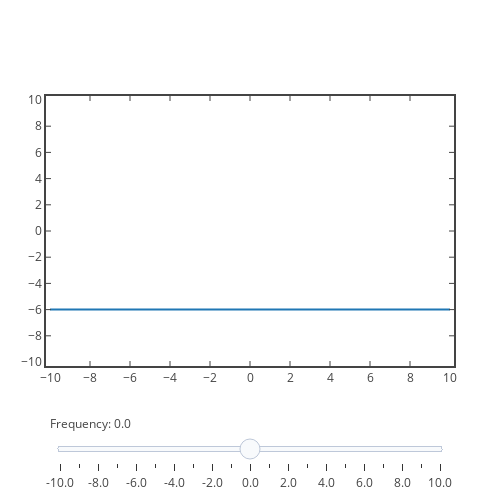

Notebook code for this chart:
### Code cell
# Set freestream velocity
Vinf = 1 # (units: m/s)
plt.rcParams["figure.figsize"] = (10,8)
# Set range
xr = 10
xl = -xr
yu = 10
yl = -yu

# Set x, y  points
npoints = 100
ncpoints = 21
dx = 0.01
x = np.linspace(xl, xr, npoints)
y = np.linspace(yl, yu, npoints)
X, Y = np.meshgrid(x, y)    

Z1 = Vinf * Y
Z2 = Vinf * X


x = np.linspace(xl, xr, npoints)

def uniformFlow(C):
    trace1 = go.Scatter(
        x = np.linspace(xl, xr, npoints),
        y = C*np.power(x,0),
    )
    fig = go.Figure(data=[trace1], layout=layout)
    iplot(fig)


steps = []
for i in range(len(data1)):
    step = dict(
        method = 'restyle',
        label = xl+i*(xr-xl)/(ncpoints-1),
        args = ['visible', [False] * len(data1)],
    )
    step['args'][1][i] = True # Toggle i'th trace to "visible"
    steps.append(step)    

sliders = [dict(
    active = 10,
    currentvalue = {"prefix": "Frequency: "},
    pad = {"t": 50},
    steps = steps
)]
    
layout = dict(sliders=sliders,
             autosize=False,
             width=500,
             height=500,
             margin=go.layout.Margin(
             l=50,
             r=50,
             b=100,
             t=100,
             pad=4
            ),
             xaxis=dict(
                range=[xl, xr],
                dtick = 2,
                ticks = 'inside',
                showgrid=False,
                zeroline=False,
                showline=True,
                mirror='ticks',
                gridcolor='#bdbdbd',
                gridwidth=2,
                #zerolinecolor='#969696',
                zerolinewidth=4,
                #linecolor='#636363',
                linewidth=2
            ),
            yaxis=dict(
                range=[yl, yu],
                dtick = 2,
                ticks = 'inside',
                showgrid=False,
                zeroline=False,
                showline=True,
                mirror='ticks',
                gridcolor='#bdbdbd',
                gridwidth=2,
                #zerolinecolor='#969696',
                zerolinewidth=4,
                #linecolor='#636363',
                linewidth=2
            )
)




interactive_plot = interactive(uniformFlow, C=widgets.FloatSlider(value=2,min=-9,max=9,step=1,description='$C$'));

interactive_plot

### Figure 1 — Plotly figure (JSON) as saved in the notebook; plotly's stock layout.template omitted (floating-point values rounded to 4 significant figures)
{"data": [{"type": "scatter", "uid": "2d45f21b-f8e0-4d1d-a661-49f508505095", "x": [-10, -9.798, -9.596, -9.394, -9.192, -8.99, -8.788, -8.586, -8.384, -8.182, -7.98, -7.778, -7.576, -7.374, -7.172, -6.97, -6.768, -6.566, -6.364, -6.162, -5.96, -5.758, -5.556, -5.354, -5.152, -4.949, -4.747, -4.545, -4.343, -4.141, -3.939, -3.737, -3.535, -3.333, -3.131, -2.929, -2.727, -2.525, -2.323, -2.121, -1.919, -1.717, -1.515, -1.313, -1.111, -0.9091, -0.7071, -0.5051, -0.303, -0.101, 0.101, 0.303, 0.5051, 0.7071, 0.9091, 1.111, 1.313, 1.515, 1.717, 1.919, 2.121, 2.323, 2.525, 2.727, 2.929, 3.131, 3.333, 3.535, 3.737, 3.939, 4.141, 4.343, 4.545, 4.747, 4.949, 5.152, 5.354, 5.556, 5.758, 5.96, 6.162, 6.364, 6.566, 6.768, 6.97, 7.172, 7.374, 7.576, 7.778, 7.98, 8.182, 8.384, 8.586, 8.788, 8.99, 9.192, 9.394, 9.596, 9.798, 10], "y": [-6, -6, -6, -6, -6, -6, -6, -6, -6, -6, -6, -6, -6, -6, -6, -6, -6, -6, -6, -6, -6, -6, -6, -6, -6, -6, -6, -6, -6, -6, -6, -6, -6, -6, -6, -6, -6, -6, -6, -6, -6, -6, -6, -6, -6, -6, -6, -6, -6, -6, -6, -6, -6, -6, -6, -6, -6, -6, -6, -6, -6, -6, -6, -6, -6, -6, -6, -6, -6, -6, -6, -6, -6, -6, -6, -6, -6, -6, -6, -6, -6, -6, -6, -6, -6, -6, -6, -6, -6, -6, -6, -6, -6, -6, -6, -6, -6, -6, -6, -6]}], "layout": {"autosize": false, "height": 500, "margin": {"b": 100, "l": 50, "pad": 4, "r": 50, "t": 100}, "sliders": [{"active": 10, "currentvalue": {"prefix": "Frequency: "}, "pad": {"t": 50}, "steps": [{"args": ["visible", [true, false, false, false, false, false, false, false, false, false, false, false, false, false, false, false, false, false, false, false, false]], "label": "-10.0", "method": "restyle"}, {"args": ["visible", [false, true, false, false, false, false, false, false, false, false, false, false, false, false, false, false, false, false, false, false, false]], "label": "-9.0", "method": "restyle"}, {"args": ["visible", [false, false, true, false, false, false, false, false, false, false, false, false, false, false, false, false, false, false, false, false, false]], "label": "-8.0", "method": "restyle"}, {"args": ["visible", [false, false, false, true, false, false, false, false, false, false, false, false, false, false, false, false, false, false, false, false, false]], "label": "-7.0", "method": "restyle"}, {"args": ["visible", [false, false, false, false, true, false, false, false, false, false, false, false, false, false, false, false, false, false, false, false, false]], "label": "-6.0", "method": "restyle"}, {"args": ["visible", [false, false, false, false, false, true, false, false, false, false, false, false, false, false, false, false, false, false, false, false, false]], "label": "-5.0", "method": "restyle"}, {"args": ["visible", [false, false, false, false, false, false, true, false, false, false, false, false, false, false, false, false, false, false, false, false, false]], "label": "-4.0", "method": "restyle"}, {"args": ["visible", [false, false, false, false, false, false, false, true, false, false, false, false, false, false, false, false, false, false, false, false, false]], "label": "-3.0", "method": "restyle"}, {"args": ["visible", [false, false, false, false, false, false, false, false, true, false, false, false, false, false, false, false, false, false, false, false, false]], "label": "-2.0", "method": "restyle"}, {"args": ["visible", [false, false, false, false, false, false, false, false, false, true, false, false, false, false, false, false, false, false, false, false, false]], "label": "-1.0", "method": "restyle"}, {"args": ["visible", [false, false, false, false, false, false, false, false, false, false, true, false, false, false, false, false, false, false, false, false, false]], "label": "0.0", "method": "restyle"}, {"args": ["visible", [false, false, false, false, false, false, false, false, false, false, false, true, false, false, false, false, false, false, false, false, false]], "label": "1.0", "method": "restyle"}, {"args": ["visible", [false, false, false, false, false, false, false, false, false, false, false, false, true, false, false, false, false, false, false, false, false]], "label": "2.0", "method": "restyle"}, {"args": ["visible", [false, false, false, false, false, false, false, false, false, false, false, false, false, true, false, false, false, false, false, false, false]], "label": "3.0", "method": "restyle"}, {"args": ["visible", [false, false, false, false, false, false, false, false, false, false, false, false, false, false, true, false, false, false, false, false, false]], "label": "4.0", "method": "restyle"}, {"args": ["visible", [false, false, false, false, false, false, false, false, false, false, false, false, false, false, false, true, false, false, false, false, false]], "label": "5.0", "method": "restyle"}, {"args": ["visible", [false, false, false, false, false, false, false, false, false, false, false, false, false, false, false, false, true, false, false, false, false]], "label": "6.0", "method": "restyle"}, {"args": ["visible", [false, false, false, false, false, false, false, false, false, false, false, false, false, false, false, false, false, true, false, false, false]], "label": "7.0", "method": "restyle"}, {"args": ["visible", [false, false, false, false, false, false, false, false, false, false, false, false, false, false, false, false, false, false, true, false, false]], "label": "8.0", "method": "restyle"}, {"args": ["visible", [false, false, false, false, false, false, false, false, false, false, false, false, false, false, false, false, false, false, false, true, false]], "label": "9.0", "method": "restyle"}, {"args": ["visible", [false, false, false, false, false, false, false, false, false, false, false, false, false, false, false, false, false, false, false, false, true]], "label": "10.0", "method": "restyle"}]}], "width": 500, "xaxis": {"dtick": 2, "gridcolor": "#bdbdbd", "gridwidth": 2, "linewidth": 2, "mirror": "ticks", "range": [-10, 10], "showgrid": false, "showline": true, "ticks": "inside", "zeroline": false, "zerolinewidth": 4}, "yaxis": {"dtick": 2, "gridcolor": "#bdbdbd", "gridwidth": 2, "linewidth": 2, "mirror": "ticks", "range": [-10, 10], "showgrid": false, "showline": true, "ticks": "inside", "zeroline": false, "zerolinewidth": 4}}}
